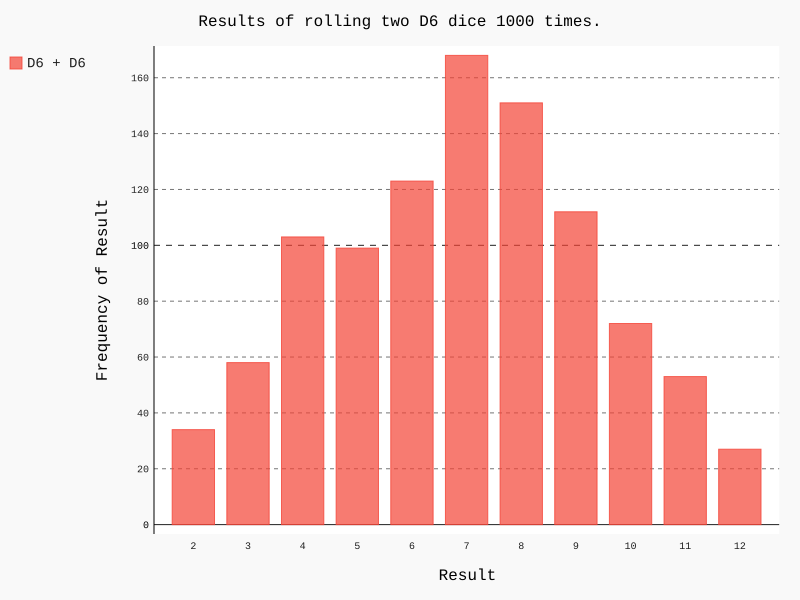

Source code (Python):
from die import Die
import pygal
# 创建两个D6骰子
die_1 = Die()
die_2 = Die()

# 掷几次骰子，并将结果存储在一个列表中
results = []
for roll_num in range(1000):
    result = die_1.roll() + die_2.roll()
    results.append(result)

# 分析结果
frequencies = []
max_result = die_1.num_sides + die_2.num_sides
for value in range(2, max_result+1):
    frequency = results.count(value)
    frequencies.append(frequency)
# 对结果进行可视化
hist = pygal.Bar()
hist.title = "Results of rolling two D6 dice 1000 times."
hist.x_labels = ['2', '3', '4', '5', '6', '7', '8', '9', '10', '11', '12']
hist.x_title = "Result"
hist.y_title = "Frequency of Result"
hist.add('D6 + D6', frequencies)
hist.render_to_file('die_visual.svg')
